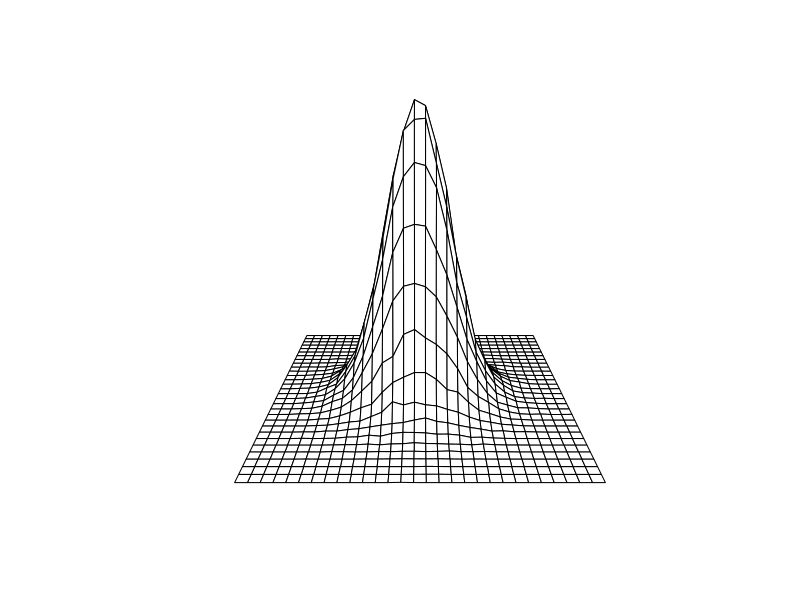
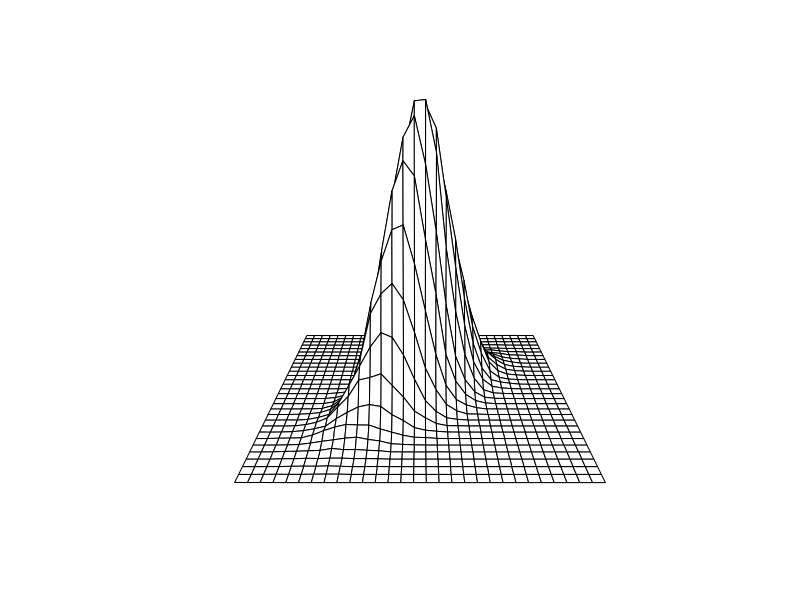
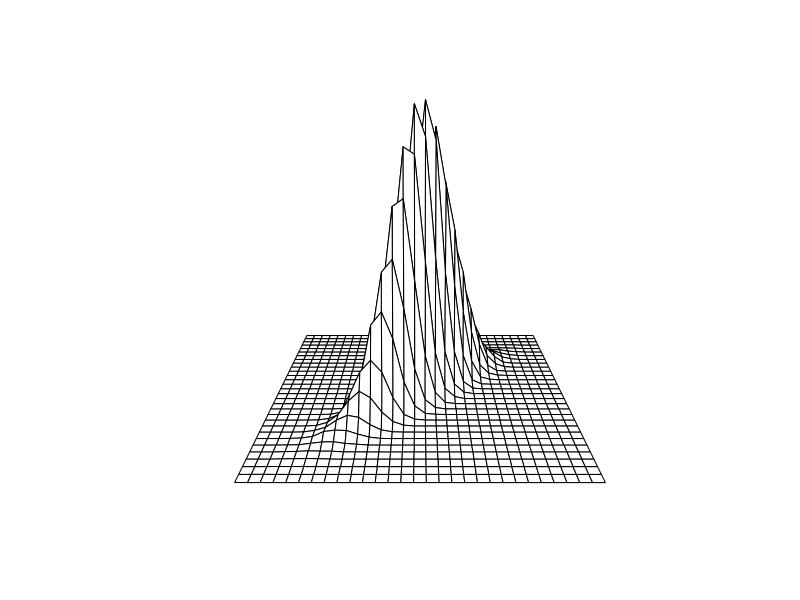

Write the R code that produced these figures, in order.
## ---- chunk 1
knitr::opts_chunk$set(echo=TRUE, message = FALSE,
                      fig.path="figures/",
                      fig.width=8, fig.height=6,
                      fig.show='hold', fig.align='center')

options(width=100)
## ---- chunk 2
library(MASS)

rho <- 0

Sigma <- rbind(c(1, rho),
               c(rho, 1))

set.seed(4960)
xy <- as.data.frame(mvrnorm(1e5, c(1, 1), Sigma))

den3d <- kde2d(xy$V1, xy$V2, n = 30)
persp(den3d, box=FALSE)

cor(xy$V1, xy$V2)
## ---- chunk 3
rho <- 0.7

Sigma <- rbind(c(1, rho),
               c(rho, 1))

set.seed(4960)
xy <- as.data.frame(mvrnorm(1e5, c(1, 1), Sigma))

den3d <- kde2d(xy$V1, xy$V2, n = 30)
persp(den3d, box=FALSE)

cor(xy$V1, xy$V2)
## ---- chunk 4
rho <- 0.9

Sigma <- rbind(c(1, rho),
               c(rho, 1))

set.seed(4960)
xy <- as.data.frame(mvrnorm(1e5, c(1, 1), Sigma))

den3d <- kde2d(xy$V1, xy$V2, n = 30)
persp(den3d, box=FALSE)

cor(xy$V1, xy$V2)
